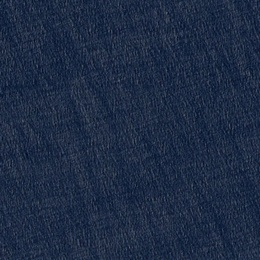
%> input picture 图像预处理/种子生长法海陆分离/00fef1178.jpg, 260 x 260 px, shrunk from 768 x 768 before the run
$ octave dec.m   (GNU Octave 9; MATLAB toolbox functions it lacks are replaced by stand-ins)
%> lines starting %> are read from the running program, lines starting %| are printed output that depends on the picture; in (x1, y1, x2, y2) boxes, pixels count from 0 and x2, y2 are one past the last pixel; in counts of white or black regions, pixels touching at a corner belong together; the program's own positions count from 1
### 图像预处理/种子生长法海陆分离/regiongrowing.m
%区域生长函数，用于灰度图像或矩阵的区域生长
%-------输入参数-------
%I 二维灰度矩阵，大小任意，其中每个元素的范围为0~1
%x,y 前景种子点（生长原点）的坐标，注意其范围必须在I内
%threshold 阈值，用于判断邻域是否满足生长条件，范围为0~1
%-------输出参数-------
%J double型Mask矩阵，0为背景，1为前景

%modified by Khan in 21090108

function J=regiongrowing(I,x,y,threshold)
if(exist('threshold','var')==0)
    threshold = 0.2;
end
J=zeros(size(I));%用于标记输出结果的二值矩阵
[m,n]=size(I);%图片大小
reg_mean = double(I(x,y));%被分割的区域灰度均值
reg_size = 1;%区域中的像素数目
%定义用于存储分割区域邻域点的对战
neg_free = 10000;
neg_pos = 0;
neg_list = zeros(neg_free,3);
delta = 0;%新引入像素与区域灰度均值的差值
%区域生长直至满足条件
while(delta<threshold && reg_size<numel(I))
    %检测邻域像素并判断是否将其划入区域
    for i=-1:1
        for j=-1:1
            %计算邻域点坐标
            xn=x+i;
            yn=y+j;
            %检查邻域像素是否越界
            indicator = (xn>=1) &&(yn>=1)&&(xn<=m)&&(yn<=n);
            if(indicator && (J(xn,yn)==0))
                %如果邻域像素不属于被分割区域，则加入堆栈
                neg_pos = neg_pos+1;
                neg_list(neg_pos,:)=[xn yn I(xn,yn)];
                J(xn,yn)=1;
            end
        end
    end
    %若堆栈空间不足，则对其进行扩容
    if(neg_pos+10>neg_free)
        neg_free = neg_free+10000;
        neg_list((neg_pos+1):neg_free,:)=0;
    end
    %将那些灰度值最接近区域均值的像素加入到区域中
    dist = abs(neg_list(1:neg_pos,3)-reg_mean);
    [delta,index] = min(dist);
    J(x,y)=2;
    reg_size = reg_size+1;
    %计算新区域均值
    reg_mean = (reg_mean*reg_size+neg_list(index,3))/(reg_size+1);
    %保存像素坐标，然后将其从堆栈中移除
    x=neg_list(index,1);
    y=neg_list(index,2);
    neg_list(index,:)=neg_list(neg_pos,:);
    neg_pos = neg_pos-1;
end
%将输出以二值矩阵形式给出
J=J>1;

### 图像预处理/种子生长法海陆分离/dec.m
I=im2double(rgb2gray(imread('00fef1178.jpg')));
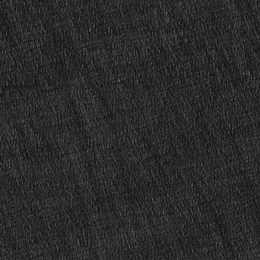
%> I: size 260x260 double; min 0.0353, max 0.392, mean 0.165

figure,imshow(I);
x=100,y=100;
J=regiongrowing(I,x,y,0.2);
%> in regiongrowing, `reg_mean = double(I(x,y));`: reg_mean = 0.176
%> the loop in regiongrowing, `while(delta<threshold && reg_size<numel(I))` made 67596 passes
%> (delta, index, reg_mean, x, y, neg_pos) on passes 1 to 3: (0, 5, 0.176, 100, 100, 8), (0.00392, 1, 0.175, 99, 99, 7), (0.00098, 11, 0.176, 99, 98, 11)
%> after the loop in regiongrowing, `while(delta<threshold && reg_size<numel(I))`:
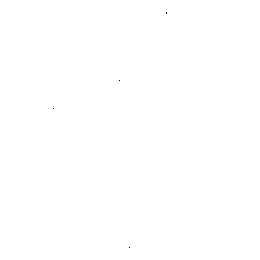
%> J: size 260x260 double; values 1 (black) and 2 (white), 100% white; black in thin lines or dots, all inside (x1, y1, x2, y2) = (53, 12, 167, 248)
%> after the loop in regiongrowing, `while(delta<threshold && reg_size<numel(I))`: neg_free = 40000; neg_pos = 4; reg_mean = 0.165; reg_size = 67597
figure,imshow(J);
se = strel('disk',4);
k=imerode(~J,se);
%> k: size 260x260 logical; every value is 0
figure,imshow(~k);

$ run again, with 图像预处理/种子生长法海陆分离/000196.jpg copied over 图像预处理/种子生长法海陆分离/00fef1178.jpg
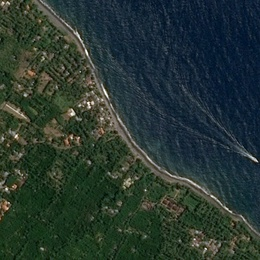
%> input picture 图像预处理/种子生长法海陆分离/000196.jpg, 260 x 260 px, shrunk from 768 x 768 before the run
%> `I=im2double(rgb2gray(imread('00fef1178.jpg')));`:
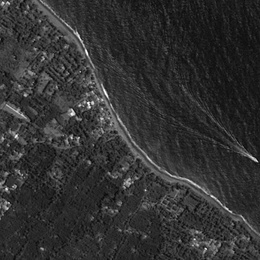
%> I: size 260x260 double; min 0.0118, max 0.996, mean 0.195
%> in regiongrowing, `reg_mean = double(I(x,y));`: reg_mean = 0.49
%> the loop in regiongrowing, `while(delta<threshold && reg_size<numel(I))` made 65706 passes
%> (delta, index, reg_mean, x, y, neg_pos) on passes 1, 3, 4: (0, 5, 0.49, 100, 100, 8), (0.0245, 12, 0.494, 102, 100, 11), (0.0235, 9, 0.49, 101, 98, 14)
%> after the loop in regiongrowing, `while(delta<threshold && reg_size<numel(I))`: neg_free = 20000; neg_pos = 1795; reg_mean = 0.186; reg_size = 65707
%> in regiongrowing, `J=J>1;`:
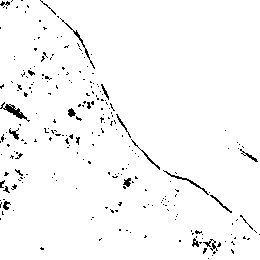
%> J: size 260x260 logical; 97.2% white; black in thin lines or dots
%> k: size 260x260 logical; every value is 0
